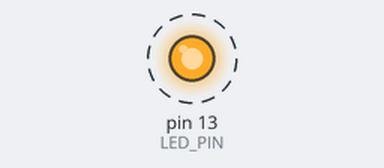
Recording of a sketch running on a simulated Arduino Uno, built with avr-gcc and run on an emulated ATmega328P. On the bench: output pins drawn as LEDs (lit = HIGH). Dashed ring = blinking.

Above: at 0.15 s.
Timing chart, 0 to 3.0 s (numbered marks = the images above):
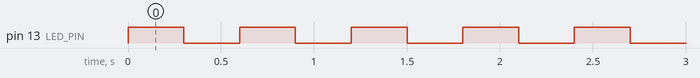

Measured:
- by itself, pin 13 (LED_PIN): alternates HIGH for 0.30 s and LOW for 0.30 s

The sketch:

project.ino
```cpp
/*
Project:	%ProjectName%
Board:		%BOARD_TAG%
MCU:		%BOARD_MCU%
FRENQUENCY:	%BOARD_F%

Created using Qt Creator
*/
#ifndef ARDUINO_H
#define ARDUINO_H
#include <Arduino.h>
#endif

//******************************
//* FUNCTIONS SECTION
//* Always create your functions here, before setup() and loop() functions
#define LED_PIN     13
#define DELAY_MS    300
bool vStatus=false;

void updateLED()
{
    if (vStatus)
    {
        digitalWrite(LED_PIN, LOW);
    }
    else
    {
        digitalWrite(LED_PIN, HIGH);
    }
    vStatus = !vStatus;
}


//******************************
//* SETUP AND LOOP SECTION
//* Always leave setup() and loop() functions at the end of file
void setup()
{
    pinMode(LED_PIN, OUTPUT);
}

void loop()
{
    updateLED();
    delay(DELAY_MS);
}
```

main.cpp
```cpp
/*
Project:	%ProjectName%
Board:		%BOARD_TAG%
MCU:		%BOARD_MCU%
FRENQUENCY:	%BOARD_F%

Created using QtCreator
*/
#ifndef ARDUINO_H
#define ARDUINO_H
#include <Arduino.h>
#endif

int main()
{
    // Initialize Arduino Librairies
    init();

    setup();

    while (1)
    {
        loop();
    }

}
```
